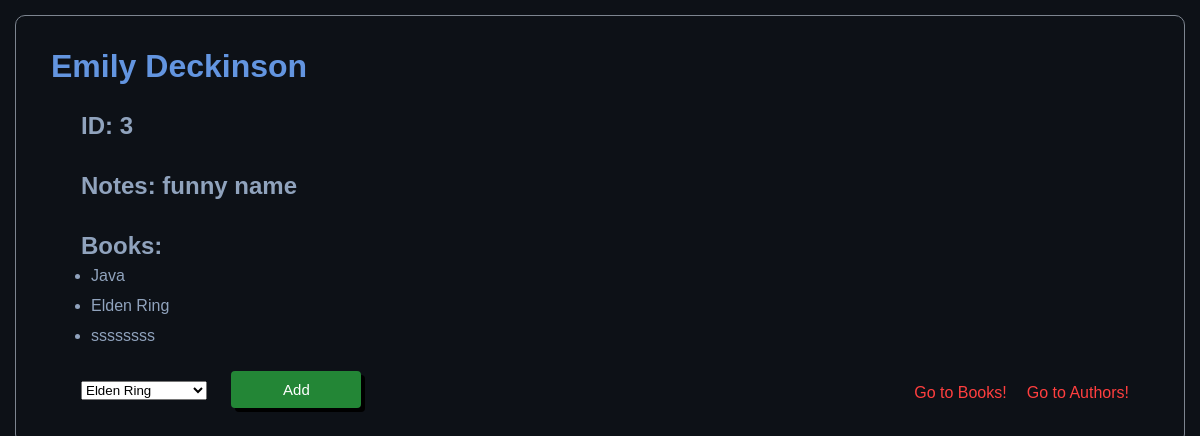
The page /authorDetails/3 on the database its author committed.
### books_authors_app/models.py (models this page shows)
class Author(models.Model):
    first_name = models.CharField(max_length=255)
    last_name = models.CharField(max_length=255)
    note = models.TextField()
    created_at = models.DateTimeField(auto_now_add=True)
    updated_at = models.DateTimeField(auto_now=True)

class Book(models.Model):
    author = models.ManyToManyField(Author, related_name="books")
    title = models.CharField(max_length=255)
    desc = models.TextField()
    created_at = models.DateTimeField(auto_now_add=True)
    updated_at = models.DateTimeField(auto_now=True)

### books_authors_app/views.py (the view)
# urls.py: path('authorDetails/<int:authorID>', views.authorDetails),
def authorDetails(request, authorID):
    context = {
        "AUTHORS": models.getAuthor(request),
        "AUTHOR_INFO": models.getAuthorInfo(request, authorID),
        "BOOKS": models.getBook(request)
    }
    return render(request, 'author_details.html', context)

### books_authors_app/models.py (called while the page is built)
def getBook(request):
    some_book = Book.objects.all()
    return some_book

def getAuthor(request):
    some_author = Author.objects.all()
    return some_author

def getAuthorInfo(request, authorID):
    author_id = Author.objects.get(id = authorID)
    return author_id

### books_authors_app/templates/author_details.html (shortened to what this page needs)
<!DOCTYPE html>
<html lang="en">
<head>
    {% load static %}
    <link rel="stylesheet" href="{% static 'style.css' %}">
</head>
<body>
    <div class="innerContainer">
        <h1>{{AUTHOR_INFO.first_name}} {{AUTHOR_INFO.last_name}}</h1><br>
        <h2>ID: {{AUTHOR_INFO.id}}</h2><br>
        <h2>Notes: {{AUTHOR_INFO.note}}</h2><br>
        <h2>Books:</h2>
        <ul>
            {% for author in AUTHORS %}
            {% if author.id == AUTHOR_INFO.id %}
            {% for book in author.books.all %}
            <li>{{book.title}}</li>
            {% endfor %}
            {% endif %}
            {% endfor %}
        </ul>
        <form action="/authorAdd/{{AUTHOR_INFO.id}}" method="POST" class="authorDetailsForm">
            <select name="book_id">
                {% for book in BOOKS %}
                <option value="{{book.id}}">{{book.title}}</option>
                {% endfor %}
            </select>
            <button type="submit" class="btn">Add</button>
        </form>
        <div class="detailHeader">
            <a href="/" class="anchor">Go to Books!</a>
            <a href="/authors" class="anchor">Go to Authors!</a>
        </div>
    </div>
</body>
</html>

### books_authors_app/static/style.css (style rules this page uses)
* { margin: 0 auto; padding: 0 auto; font-family: sans-serif; }
body { background-color: #0d1117; color: #90a3bd; padding: 20px; border: 1px solid #7d8590; border-radius: 10px; padding: 15px; margin: 15px; }
.detailHeader { width: fit-content; gap: 20px; display: flex; margin-right: 20px; margin-top: -50px; }
.innerContainer { line-height: 30px; padding: 20px; }
.innerContainer h2, .BookDetailsForm, .authorDetailsForm { text-indent: 30px; }
.innerContainer h1 { color: #6395e0; }
.btn { padding: 10px; color: white; background-color: #238636; border: none; text-decoration: none; cursor: pointer; text-align: center; box-shadow: 4px 4px black; border-radius: 4px; margin: 20px; width: 130px; font-size: 15px; }
.anchor { text-decoration: none; color: rgb(255, 63, 63); text-decoration: none; }

### rows shown on the page
Author: first_name "Emily", last_name "Deckinson", id "3", note "funny name"
Book: title "Java"
Book: title "Elden Ring"
Book: title "ssssssss"

### other values the page prints
form field book_id "Elden Ring"
